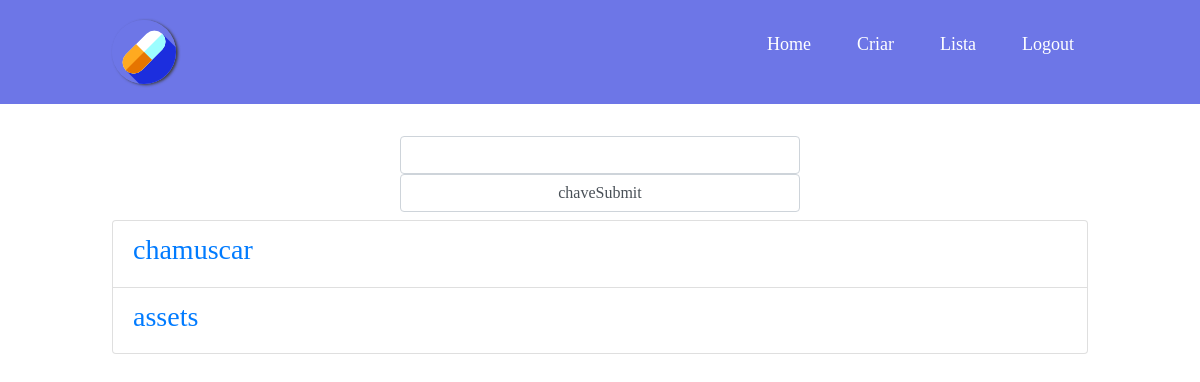
The app's page /view/ (signed in), older data.
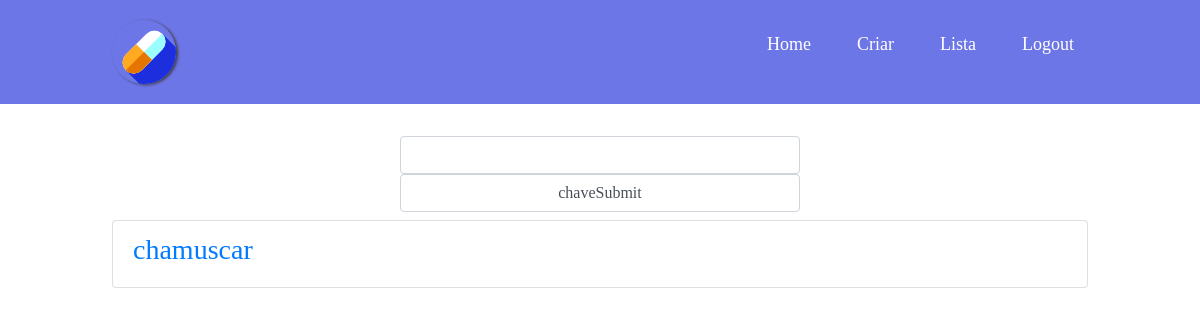
The same page, newer data.
### main/models.py (models this page shows, shortened)
class Sala(models.Model):
    user = models.ForeignKey(
        User, on_delete=models.CASCADE, related_name='sala', null=True)
    name = models.CharField(max_length=200)
    chave = models.CharField(max_length=5, default=randHex())

### main/views.py (the view)
# urls.py: path('view/', views.view, name="view"),
def view(response):
    allF = Sala.objects.all()
    if response.method == 'POST':
        if response.POST.get('chaveSubmit'):
            if response.POST.get('chave'):
                for d in allF:
                    if d.chave == response.POST.get('chave'):
                        return HttpResponseRedirect("/%i" % d.id)
    return render(response, "main/view.html", {"list": allF})

### main/templates/main/view.html (shortened to what this page needs)
{% extends 'main/base.html' %}
{% block content %}
	{% if user.is_authenticated %}
		<form action="" method="post">
			<input type="text" class="form-control" name="chave">
			<input type="submit" value="chaveSubmit" name="chaveSubmit" class="form-control mb-2">
		</form>
		<ul class="list-group">
		{% for l in list %}
			{% if l.user_id == user.id %}
				<li class="list-group-item"><a href="/{{l.id}}"><h3>{{l.name}}</h3></a></li>
			{% endif %}
		{% endfor %}
		</ul>
	{% else %}
        <p><a href="/login">Clique aqui para logar</a></p>
	{% endif %}
{% endblock %}

### main/templates/main/base.html (shortened to what this page needs)
{% load static %}
<!DOCTYPE html>
<html lang="en">
	<head>
		<link rel="stylesheet" href="https://cdn.jsdelivr.net/npm/bootstrap@4.0.0/dist/css/bootstrap.min.css"
>
		<link rel="stylesheet" type="text/css" href="{% static 'css/style.css' %}" >
	</head>
	<body>
        <div class="content" name="content">
			<nav class="navbar">
				<div class="logo"><a href="/"><img src="{% static 'img/capsula.png' %}" alt="capsula logo"></a></div>
				<ul class="nav-links">
				  <div class="menu">
					<li><a href="/">Home</a></li>
					<li><a href="/create">Criar</a></li>
					<li><a href="/view">Lista</a></li>
					{% if user.is_authenticated %}
						<li><a href="/logout">Logout</a></li>
					{% else %}
						<li><a href="/login">Login</a>|<a href="/register">Registre-se</a></li>
					{% endif %}
				  </div>
				</ul>
			</nav>
			<div class="main">
				{% block content %}
				{% endblock %}
			</div>
        </div>
	</body>
</html>

### main/static/css/style.css (style rules this page uses)
* { margin: 0; padding: 0; box-sizing: border-box; font-family: cursive; }
a { text-decoration: none; }
li { list-style: none; }
.navbar { display: flex; align-items: center; justify-content: space-between; padding: 20px 7rem; background-color: #6D76E7; color: #fff; }
.nav-links a { color: #fff; }
.logo { font-size: 32px; border-radius: 50%; box-shadow: 2px 1px 3px rgb(61, 61, 61); }
.menu { display: flex; gap: 1em; font-size: 18px; }
.menu li { padding: 5px 14px; }
.main { padding: 2rem 7rem; }
form { width: 25rem; margin: auto; }

Row changes from the older to the newer data that the page shows:
removed Sala: name "assets"
